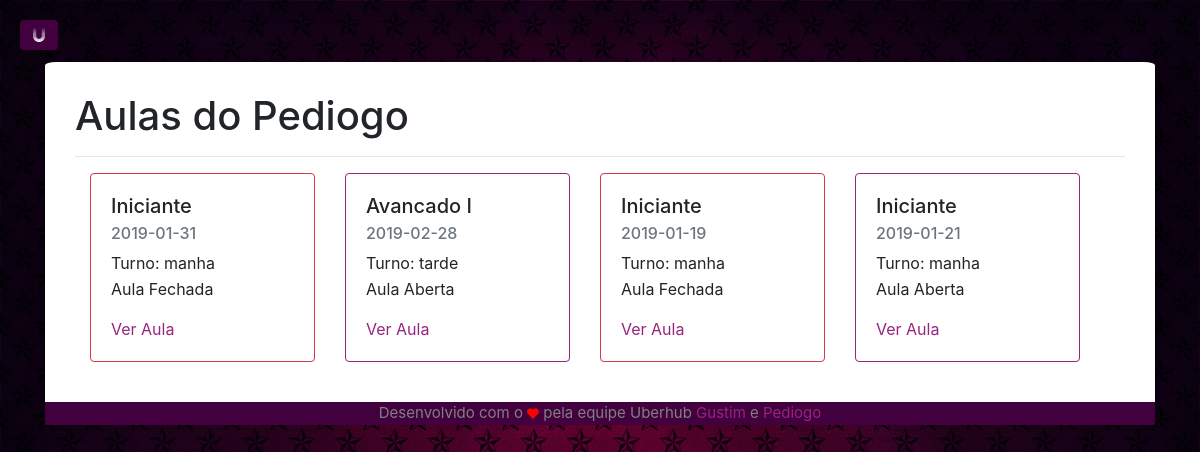
/minhasAulas (signed in), run on an earlier commit of the app's database.
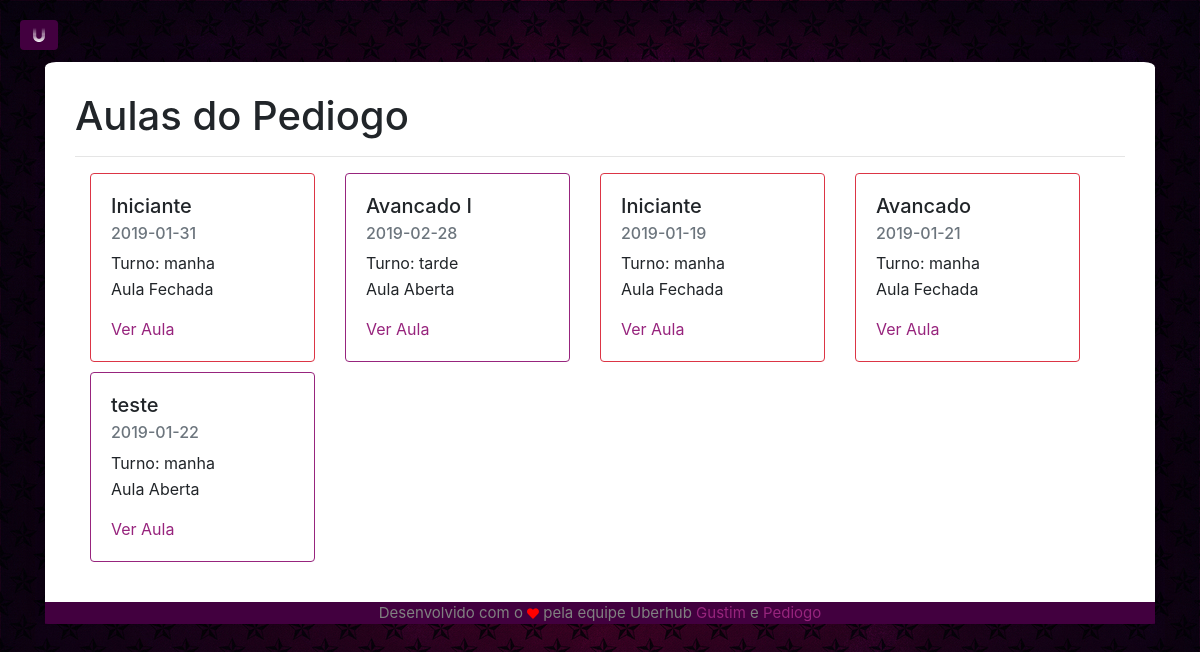
And on a later commit of the database.
### app/models/tables.py (models this page shows, shortened)
class Professor(db.Model):
    __tablename__ = "professor"
    id       = db.Column(db.Integer, primary_key=True, autoincrement=True)
    cpf      = db.Column(db.String(11), nullable=False, unique=True)
    apelido  = db.Column(db.String(15), nullable=False, unique=True)
    email    = db.Column(db.String(50), nullable=False, unique=True)
    nome     = db.Column(db.String(50), nullable=False)
    telefone = db.Column(db.String(11))
    ID_URI   = db.Column(db.String(5), unique=True)
    senha    = db.Column(db.String(30), nullable=False)
    @property
    def is_authenticated(self):
        return True

class Aula(db.Model):
    __tablename__ = "aula"
    id       = db.Column(db.Integer, primary_key=True, autoincrement=True)
    dia      = db.Column(db.Date)
    horario  = db.Column(db.String(5), CheckConstraint('horario="manha" or horario="tarde"'), nullable=False)
    nivel    = db.Column(db.String(15), nullable=False)
    ativa    = db.Column(db.Boolean, default=False, server_default=sa.sql.expression.false(), nullable=False)
    id_prof  = db.Column(db.Integer, db.ForeignKey('professor.id'))
    fk_professor =  db.relationship('Professor', foreign_keys=id_prof)

### app/controllers/default.py (the view)
@app.route("/minhasAulas")
def minhasAulas():
    aulas = tables.Aula.query.filter_by(id_prof=current_user.id)
    return render_template('home/minhasaulas.html', aulas=aulas)

### app/controllers/default.py (called while the page is built)
@lm.user_loader
def load_user(id):
    return tables.Professor.query.filter_by(id=id).first()

### app/controllers/functions.py (called while the page is built)
def shufflebg():
    x = randint(1, 5)
    if x == 1:
        return "bg"
    if x == 2:
        return "bg1"
    if x == 3:
        return "bg2"
    if x == 4:
        return "bg3"
    return "bg"

### app/templates/home/minhasaulas.html (shortened to what this page needs)
{% extends 'base.html' %}
{% block body %}
<h1>Aulas do {{current_user.apelido}}</h1>
<hr>
<div class="row container">
  {% for aula in aulas %}
    <div class="col-sm-3" style="margin-bottom: 10px;">
      {% if aula.ativa %}
      <div class="card border-success">
      {% else %}
      <div class="card border-danger">
      {% endif %}
        <div class="card-body">
          <h5 class="card-title">{{ aula.nivel }}</h5>
          <h6 class="card-subtitle mb-2 text-muted">{{ aula.dia }}</h6>
          <p class="card-text" style="margin-bottom:2px;">Turno: {{ aula.horario }}</p>
          {% if aula.ativa %}
          <p class="card-text" style="martgin-top:0px;">Aula Aberta</p>
          {% else %}
          <p class="card-text" style="martgin-top:0px;">Aula Fechada</p>
          {% endif %}
          <a href="{{ url_for('lista', id_aula=aula.id) }}" class="card-link ftLink">Ver Aula</a>
        </div>
      </div>
    </div>
  {% endfor %}
</div>
{% endblock %}

### app/templates/base.html (shortened to what this page needs)
<!DOCTYPE html>
<html lang="en" dir="ltr">
  <head>
    <link rel="stylesheet" href="https://stackpath.bootstrapcdn.com/bootstrap/4.1.3/css/bootstrap.min.css">
    <link rel="stylesheet" href="{{ url_for('static', filename='home/simple-sidebar.css') }}" rel="stylesheet">
    <link rel="stylesheet" href="https://use.fontawesome.com/releases/v5.6.1/css/all.css">
    <link rel="stylesheet" href="https://formden.com/static/cdn/bootstrap-iso.css" />
  </head>
  <body class="{{ shufflebg() }}">
    <div id="wrapper">
        <div id="page-content-wrapper" class="">
                <button href="#menu-toggle" class="btn fab fa-uniregistry" id="menu-toggle"></button>
        </div>
        <div class="container">
          <div class="container" id="logmain">
          {% block body %}
          {% endblock %}
          </div>
          <footer class="thin">
            <div class="container">
              <p>Desenvolvido com o <i class="fas fa-heart"></i> pela equipe Uberhub <a href="https://github.com/augusto-moraes" class="ftLink" target="_blank">Gustim</a> e <a href="https://github.com/pedrodiogo219" class="ftLink" target="_blank">Pediogo</a></p>
            </div>
          </footer>
        </div>
    </div>
    <link rel="stylesheet" href="https://cdnjs.cloudflare.com/ajax/libs/bootstrap-datepicker/1.4.1/css/bootstrap-datepicker3.css"/>
  </body>
</html>

### app/static/home/simple-sidebar.css (style rules this page uses)
body.bg2 { overflow-x: hidden; background-image: url(../img/bg2.jpg); background-color: #E6E6FA; background-size: 100%; }
#wrapper { padding-left: 0; -webkit-transition: all 0.5s ease; -moz-transition: all 0.5s ease; -o-transition: all 0.5s ease; transition: all 0.5s ease; }
#page-content-wrapper { width: 100%; position: absolute; padding: 15px; }
@media (min-width:768px) { #wrapper { padding-left: 0; } }
@media (min-width:768px) { #page-content-wrapper { padding: 20px; position: relative; } }
#menu-toggle { position: fixed; left: -2; }
html { scroll-behavior: smooth; }
#logmain { background-color: white; margin-top: 2%; padding: 30px; border-radius: 1.0001%; border-bottom-left-radius: 0; border-bottom-right-radius: 0; box-shadow: 0 4px 8px 0 rgba(0, 0, 0, 0.2), 0 6px 20px 0 rgba(0, 0, 0, 0.19); }
.btn { background-color: #42003f; color: white; }
.border-success { border-color: #97247d !important; }
footer.thin { background-color: #42003f; color: grey; text-align: center; bottom: 0; font-size: 15px; border-bottom-left-radius: 1.0001%; border-bottom-right-radius: 1.0001%; }
.fa-heart { font-size: 11.9px; color: red; }
.ftLink { color: #97247d; }

What changed in the data, as far as the page shows it:
changed Aula: nivel "Iniciante" → "Avancado"; ativa "Aula Aberta" → "Aula Fechada"
added Aula: nivel "teste", dia "2019-01-22", horario "manha", ativa "Aula Aberta"
